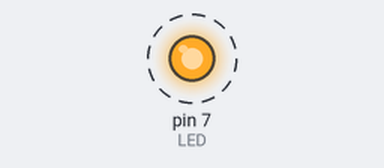
Simulated run of this sketch. Board: Arduino Uno, built with avr-gcc and run on an emulated ATmega328P. Parts: output pins drawn as LEDs (lit = HIGH). Dashed ring = blinking.

Above: at 0.5 s.
Timing chart, 0 to 3.5 s (numbered marks = the images above):
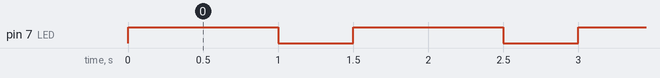

Measured:
- by itself, pin 7 (LED): alternates HIGH for 1.0 s and LOW for 0.50 s

The sketch:

Blink.ino
```cpp
int LED = 7;
int wait = 1000;

void setup() {
  // put your setup code here, to run once:
  pinMode(LED,OUTPUT);
}

void loop() {
  // put your main code here, to run repeatedly:
  digitalWrite(LED,HIGH);
  delay(wait);
  digitalWrite(LED,LOW);
  delay(wait/2);
}
```
